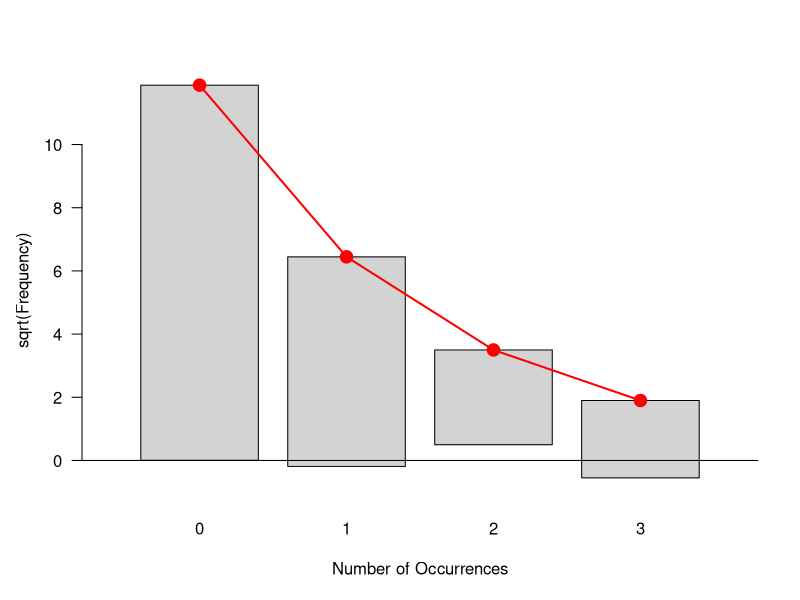
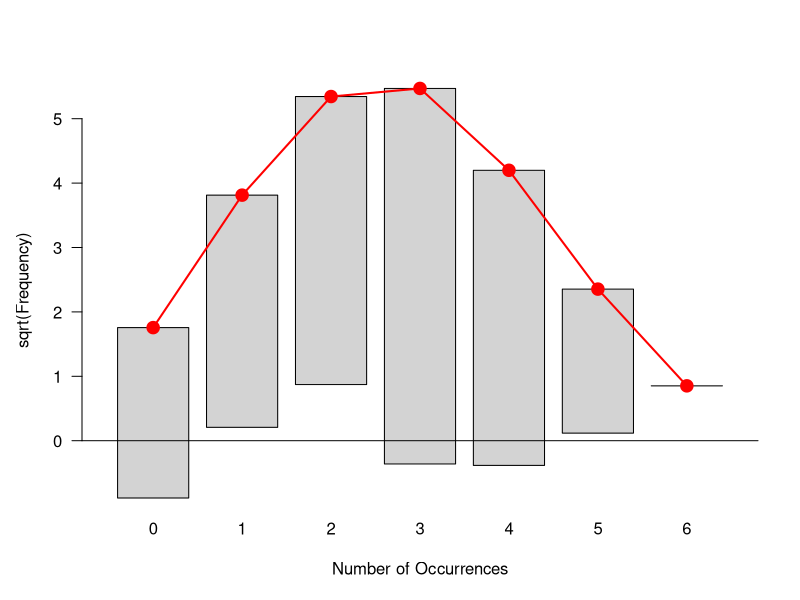
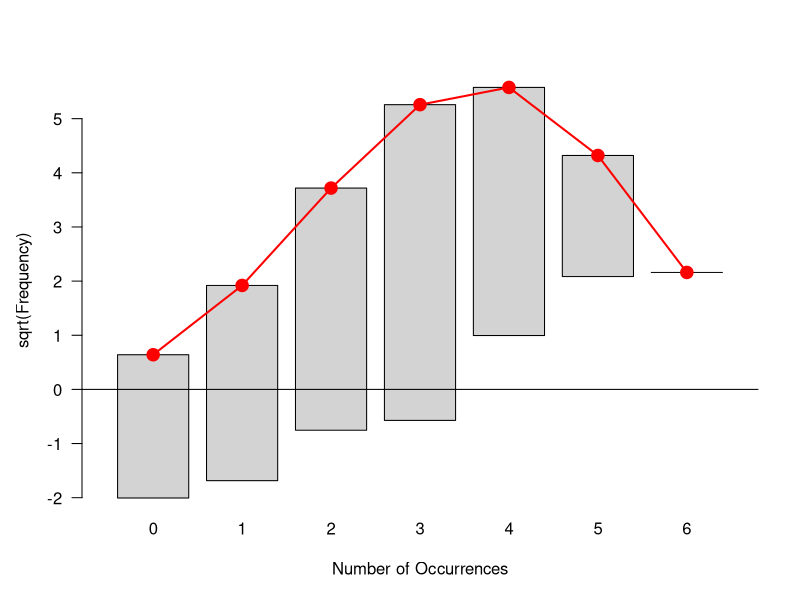
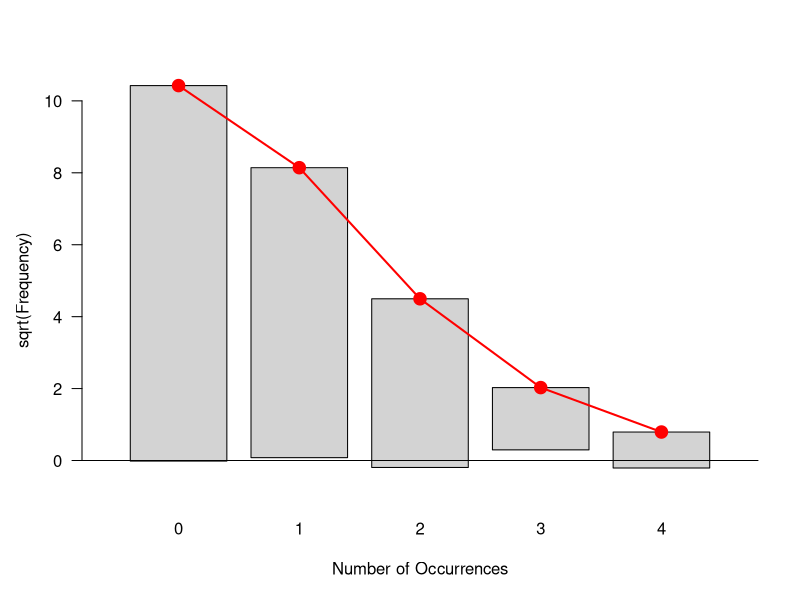
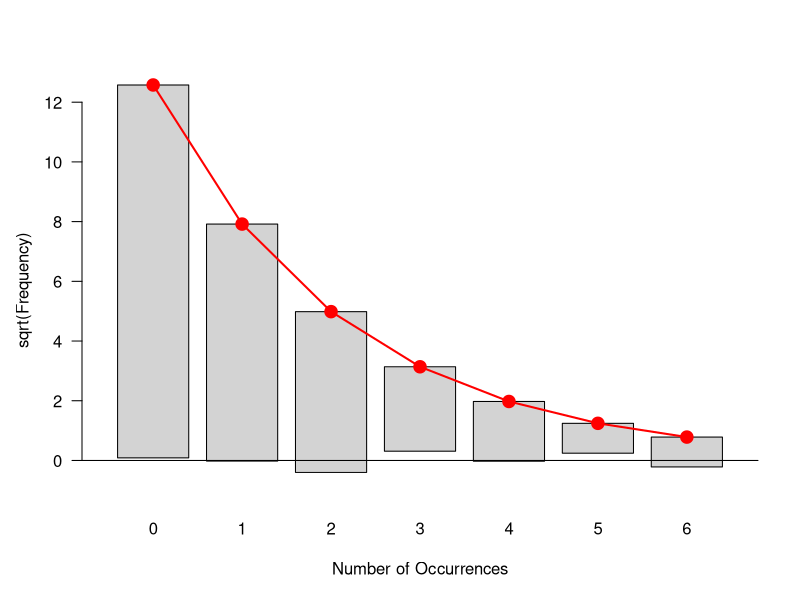
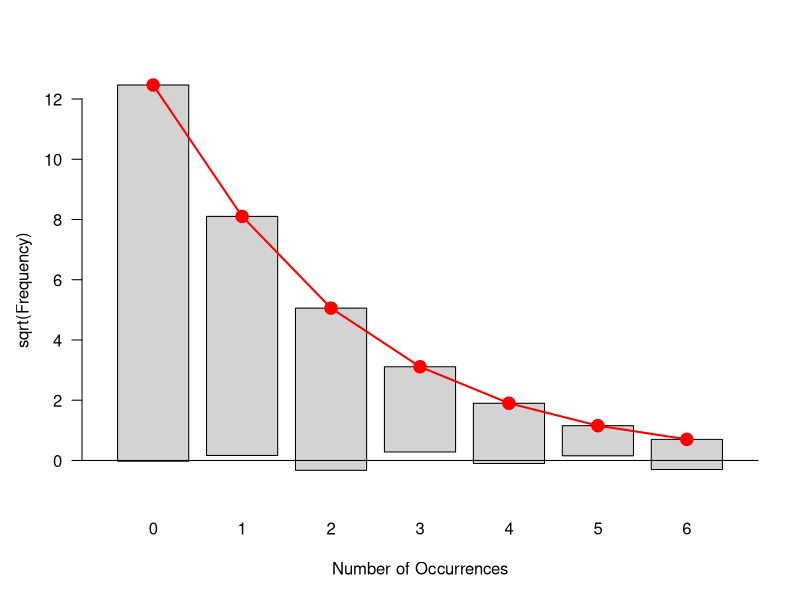

Write the R code that produced these figures, in order.
library(vcd)


### Name: goodfit
### Title: Goodness-of-fit Tests for Discrete Data
### Aliases: goodfit summary.goodfit plot.goodfit predict.goodfit
###   fitted.goodfit residuals.goodfit print.goodfit
### Keywords: category

### ** Examples

## Simulated data examples:
dummy <- rnbinom(200, size = 1.5, prob = 0.8)
gf <- goodfit(dummy, type = "nbinomial", method = "MinChisq")
summary(gf)
plot(gf)

dummy <- rbinom(100, size = 6, prob = 0.5)
gf1 <- goodfit(dummy, type = "binomial", par = list(size = 6))
gf2 <- goodfit(dummy, type = "binomial", par = list(prob = 0.6, size = 6))
summary(gf1)
plot(gf1)
summary(gf2)
plot(gf2)

## Real data examples:
data("HorseKicks")
HK.fit <- goodfit(HorseKicks)
summary(HK.fit)
plot(HK.fit)

data("Federalist")
## try geometric and full negative binomial distribution
F.fit <- goodfit(Federalist, type = "nbinomial", par = list(size = 1))
F.fit2 <- goodfit(Federalist, type = "nbinomial")
summary(F.fit)
summary(F.fit2)
plot(F.fit)
plot(F.fit2)
